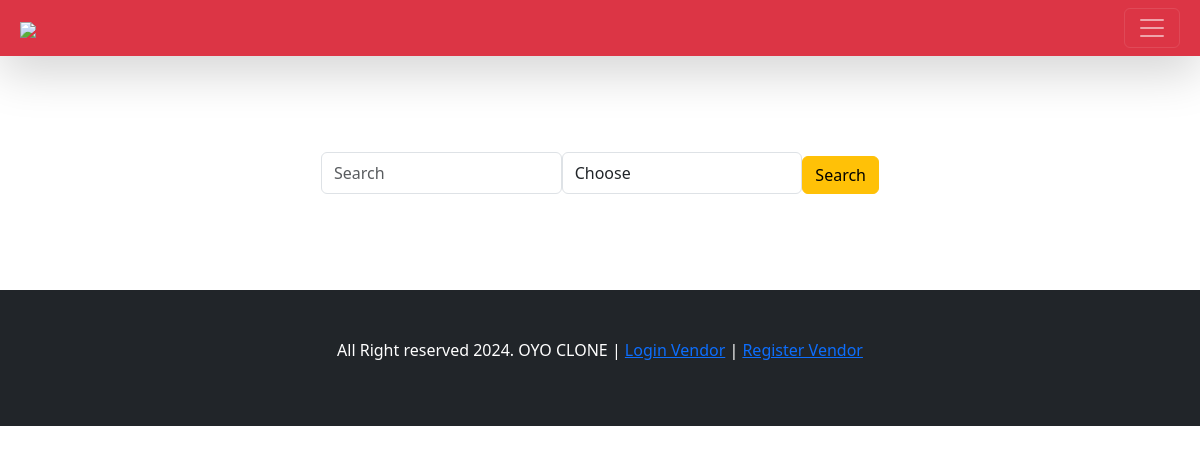
/, run on an earlier commit of the app's database.
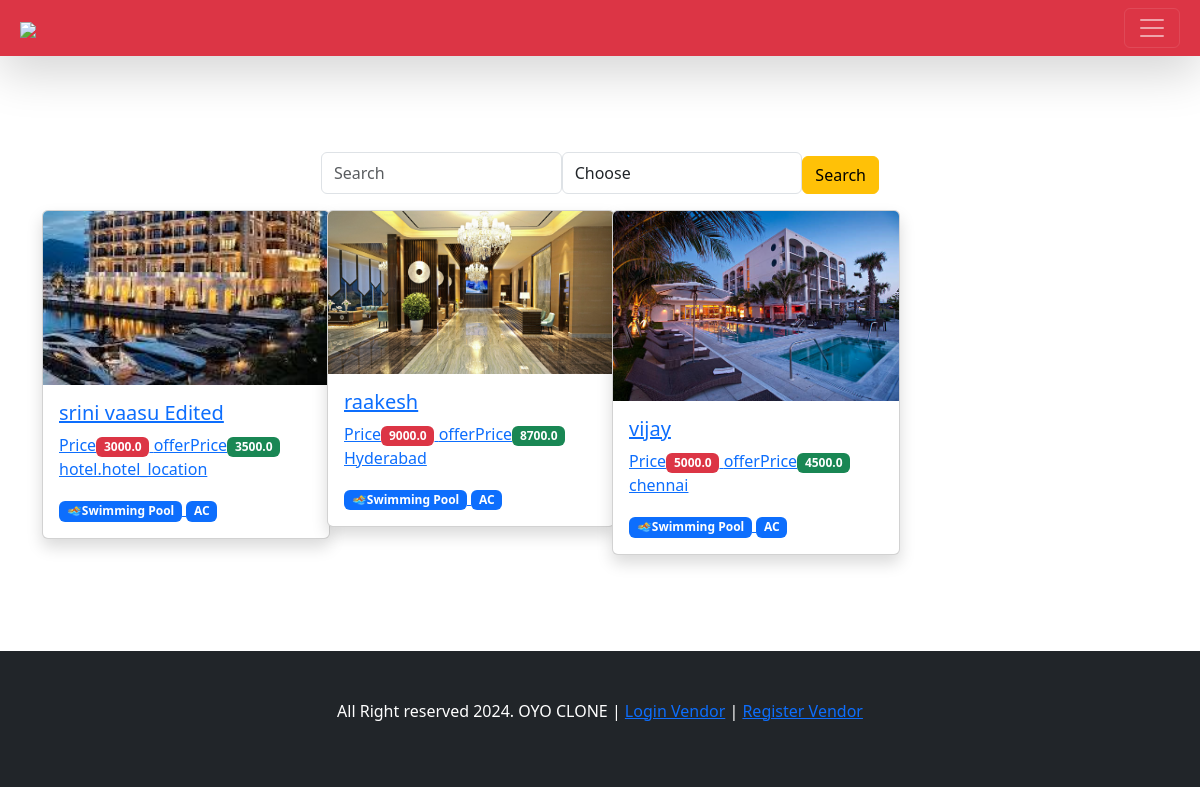
And on a later commit of the database.
### accounts/models.py (models this page shows)
class Hotel(models.Model):
    hotel_name  = models.CharField(max_length = 100)
    hotel_description = models.TextField()
    hotel_slug = models.SlugField(max_length = 1000 , unique  = True)
    hotel_owner = models.ForeignKey(HotelVendor, on_delete = models.CASCADE , related_name = "hotels")
    ameneties = models.ManyToManyField(Ameneties)
    hotel_price = models.FloatField()
    hotel_offer_price = models.FloatField()
    hotel_location = models.TextField()
    is_active = models.BooleanField(default = True)

class HotelImages(models.Model):
    hotel = models.ForeignKey(Hotel, on_delete = models.CASCADE , related_name = "hotel_images")
    image = models.ImageField(upload_to="hotels")

### home/views.py (the view)
# urls.py: path('', views.index, name='index'),
def index(request):
    hotels = Hotel.objects.all()
    if request.GET.get('search'):
        hotels = hotels.filter(hotel_name__icontains = request.GET.get('search'))
    if request.GET.get('sort_by'):
        sort_by = request.GET.get('sort_by')
        if sort_by == "sort_low":
            hotels = hotels.order_by('hotel_offer_price')
        elif sort_by == "sort_high":
            hotels = hotels.order_by('-hotel_offer_price')
    return render(request, 'index.html', context={'hotels':hotels[:50]})

### home/templates/index.html (shortened to what this page needs)
{% extends "utils/base.html" %}
{% block start %}
<div class="container mt-5 pt-5 pb-5">
  <div class="col-6 mx-auto">
    <form class="d-flex">
      <input type="text" name="search" class="form-control" placeholder="Search">
      <select class="form-control" name="sort_by">
        <option value="">Choose</option>
      </select>
      <button type="submit" class="btn btn-warning mt-1">Search</button>
    </form>
  </div>
    <div class="row">
      {% for hotel in hotels %}
        <div class="col-md-3 mt-3">
            <div class="card shadow" style="width: 18rem;">
              <a href="{% url 'hotel_details' hotel.hotel_slug %}">
                {% if hotel.hotel_images.first %}
              <img src="/media/{{hotel.hotel_images.first.image}}" class="card-img-top" alt="...">
               {% else %}
               <img src="https://t4.ftcdn.net/jpg/04/70/29/97/360_F_470299797_UD0eoVMMSUbHCcNJCdv2t8B2g1GVqYgs.jpg" class="card-img-top" alt="...">
{% endif %}
                <div class="card-body">
                  <h5 class="card-title">{{hotel.hotel_name}}</h5>
                  Price<span class="badge text-bg-danger">{{hotel.hotel_price}}</span>
                  offerPrice<span class="badge text-bg-success">{{hotel.hotel_offer_price}}</span>
                  <p>{{hotel.hotel_location}}</p>
                  <span class="badge text-bg-primary">🏊Swimming Pool</span>
                  <span class="badge text-bg-primary">AC</span>
                </div>
                </a>
            </div>
        </div>
      {% endfor %}
    </div>
</div>
{% endblock %}

### home/templates/utils/base.html (shortened to what this page needs)
<!doctype html>
<html lang="en">
  <head>
    <link href="https://cdn.jsdelivr.net/npm/bootstrap@5.3.2/dist/css/bootstrap.min.css" rel="stylesheet">
  </head>
  <body>
    {% include 'utils/navbar.html' %}
   {% block start %}
   {% endblock  %}
      <div class="bg-dark p-5 mt-5">
    <p class="text-center text-white">All Right reserved 2024. OYO CLONE | <a href="{% url 'login_vendor'%}">Login Vendor</a> | <a href="{% url 'register_vendor'%}">Register Vendor</a></p>
   </div>
 </body>
</html>

### home/templates/utils/navbar.html (shortened to what this page needs)
<nav class="navbar  navbar-dark bg-danger shadow-lg p-2 nav">
  <div class="container-fluid">
    <a class="navbar-brand" href="/"> <img height="40" src="https://i.pinimg.com/736x/60/20/3c/60203c06b364a8764b54bba1a35290c2.jpg">      </a>
    <button class="navbar-toggler" type="button" data-bs-toggle="collapse" data-bs-target="#navbarNav" aria-controls="navbarNav" aria-expanded="false" aria-label="Toggle navigation">
      <span class="navbar-toggler-icon"></span>
    </button>
  </div>
  </nav>

What changed in the data, as far as the page shows it:
added Hotel: hotel_images.first.image (picture), hotel_name "srini vaasu Edited", hotel_price "3000.0", hotel_offer_price "3500.0", hotel_location "hotel.hotel_location"
added Hotel: hotel_images.first.image (picture), hotel_name "raakesh", hotel_price "9000.0", hotel_offer_price "8700.0", hotel_location "Hyderabad"
added Hotel: hotel_images.first.image (picture), hotel_name "vijay", hotel_price "5000.0", hotel_offer_price "4500.0", hotel_location "chennai"
